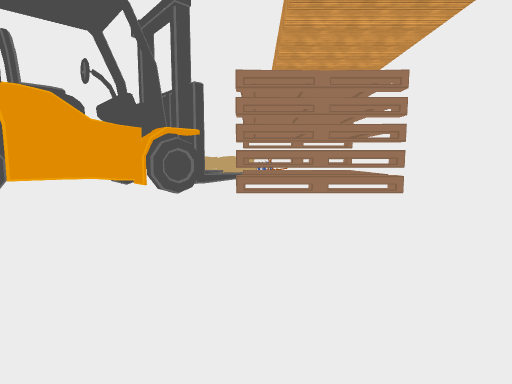
[1] (above)

18 first-person views from a walk through a scene from a Unity 3-D project. The camera is 1.3 m above the floor, tilts 6° down and sees 80° across. Doors are open. The floor is counted in squares, 2 m on a side. Each view is taken from the middle of a square. On the plan, view 1 faces up. The plan holds only what a view shows up to about 10 squares ahead; the rest is blank. The place goes on beyond the plan. Some animated figures are left out. Some surface patterns are stand-ins.

[2]
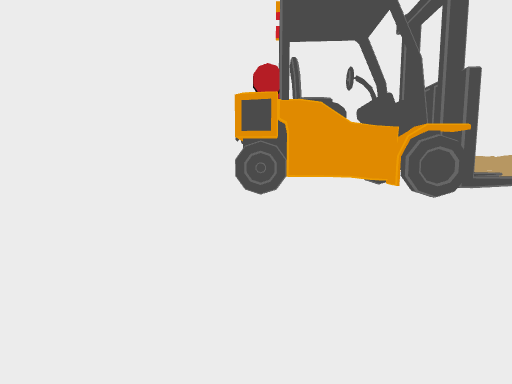

[3]
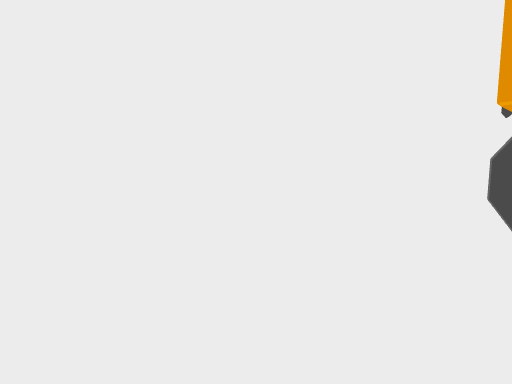

[4]
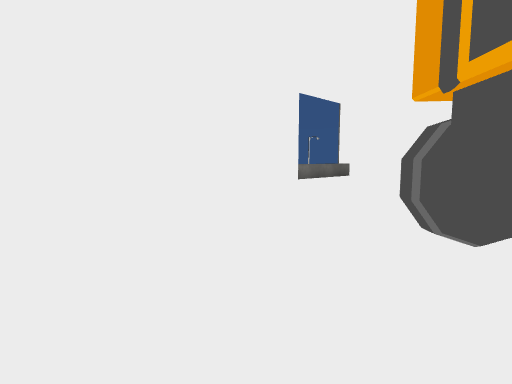

[5]
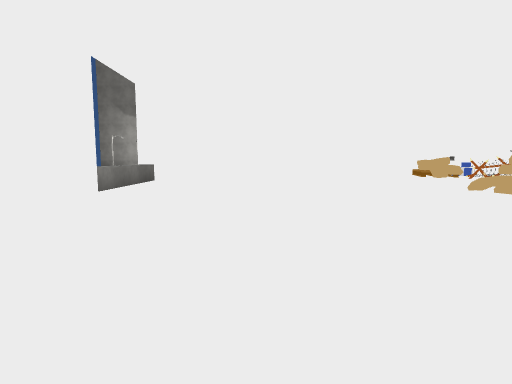

[6]
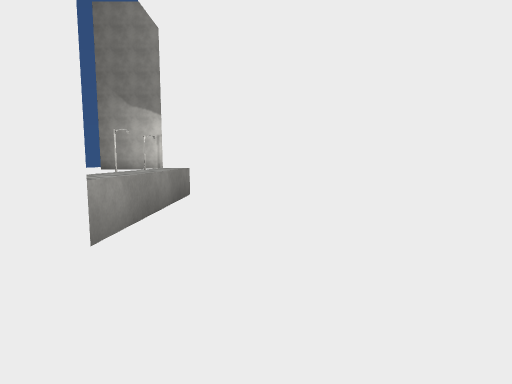

[7]
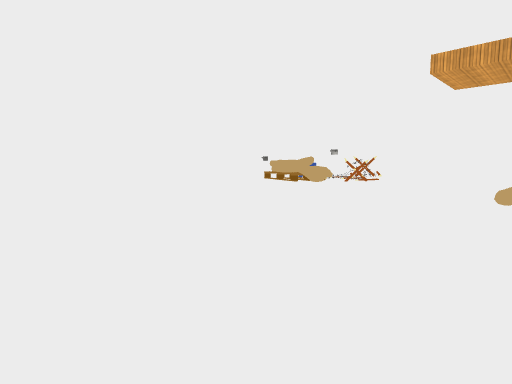

[8]
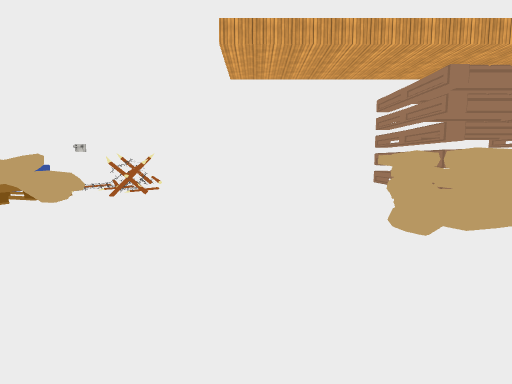

[9]
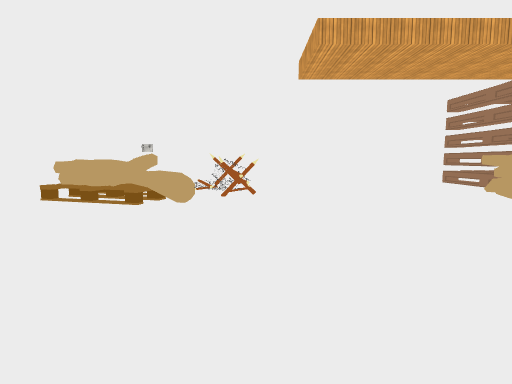

[10]
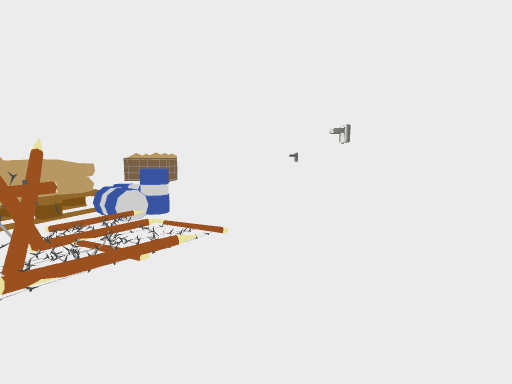

[11]
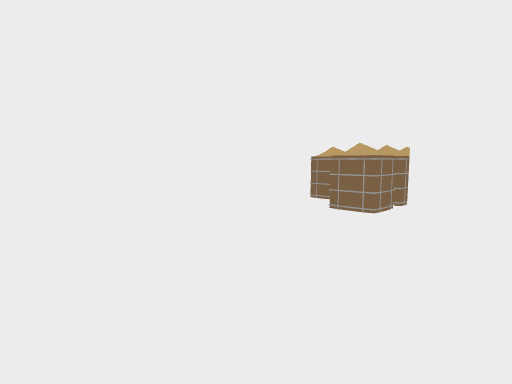

[12]
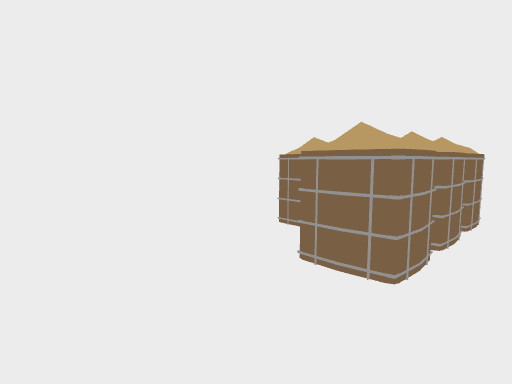

[13]
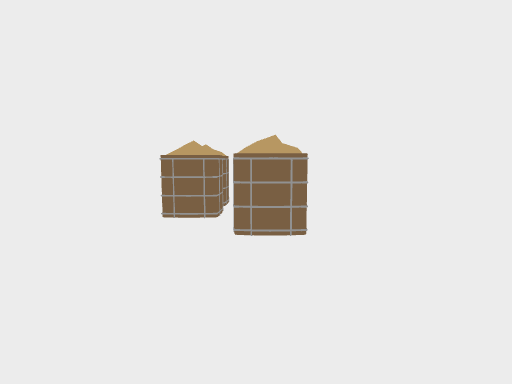

[14]
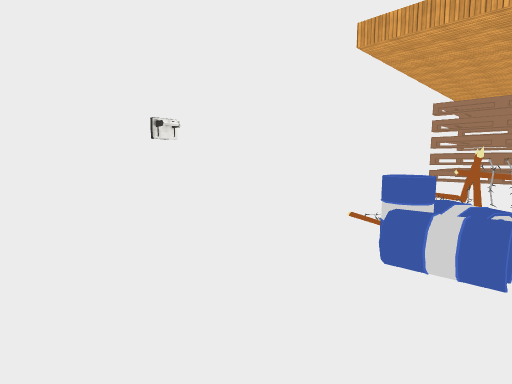

[15]
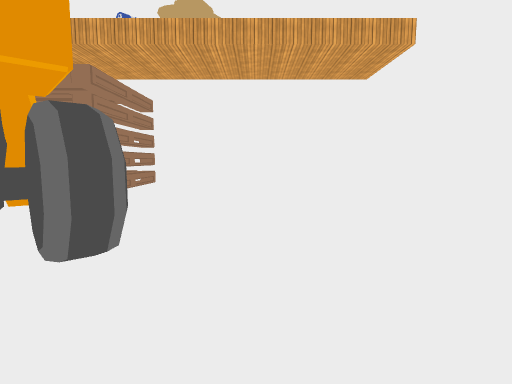

[16]
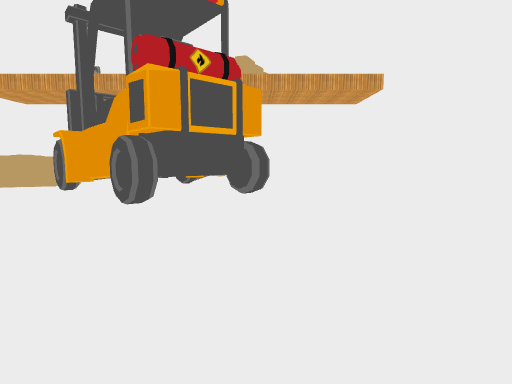

[17]
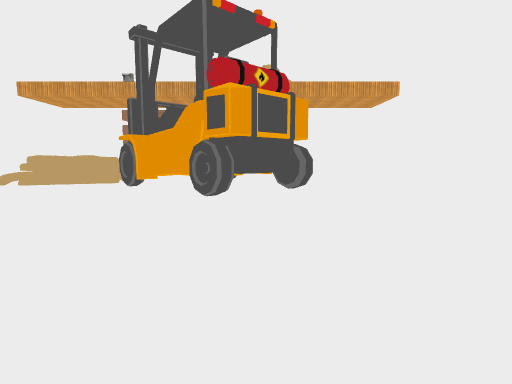

[18]
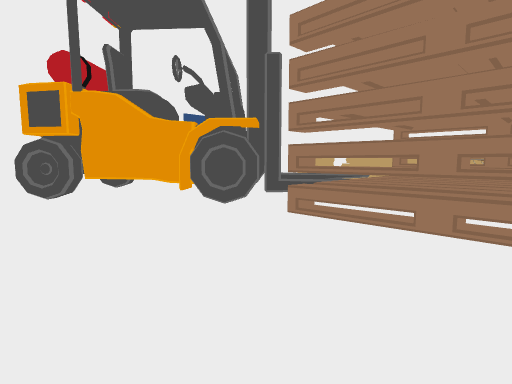

### Floor plan
Key: @ floor where view 1 was taken; # wall or solid block; . floor; D open door; = window, fence, low wall or low ledge; ^ raised ledge; O other object.
Columns run from 12 left of view 1 to 4 right of it. Each row starts with its distance up from view 1.
 26   #########
 25   .........O#
 24 #.........OO#
 23  ..........O####
 22  ............O  #
 21  ............O  #
 20   ...........O..#
 19 ############...##
 18 #..........=OO..#
 17 #..........=OO..#
 16 #..........#OO..#
 15 #...........O...#
 14 ^...............#
 13 ^...............#
 12 ^...............#
 11 #........####...#
 10 #........####...#
  9 #........#^=##=##
  8 #.......O##.####
  7 D.......###^####
  6 #.....OO###O##=##
  5 #......##.......#
  4 #.......O.......#
  3 #...............#
  2 #...............#
  1 #...............#
  0 #...........@...#
 -1 #################

Where each view was taken, in squares from view 1:
view 1: 0 up, 0 right, facing up
view 2: 0 up, 0 right, facing up-left
view 3: 2 up, 2 left, facing left
view 4: 3 up, 5 left, facing up-left
view 5: 5 up, 8 left, facing up
view 6: 9 up, 10 left, facing up
view 7: 11 up, 9 left, facing up-right
view 8: 13 up, 6 left, facing right
view 9: 15 up, 6 left, facing right
view 10: 14 up, 2 right, facing up
view 11: 19 up, 1 right, facing up-left
view 12: 21 up, 0 right, facing up-left
view 13: 20 up, 1 left, facing up
view 14: 20 up, 0 right, facing down-right
view 15: 3 up, 6 left, facing right
view 16: 4 up, 10 left, facing right
view 17: 5 up, 11 left, facing right
view 18: 3 up, 2 right, facing up-left
